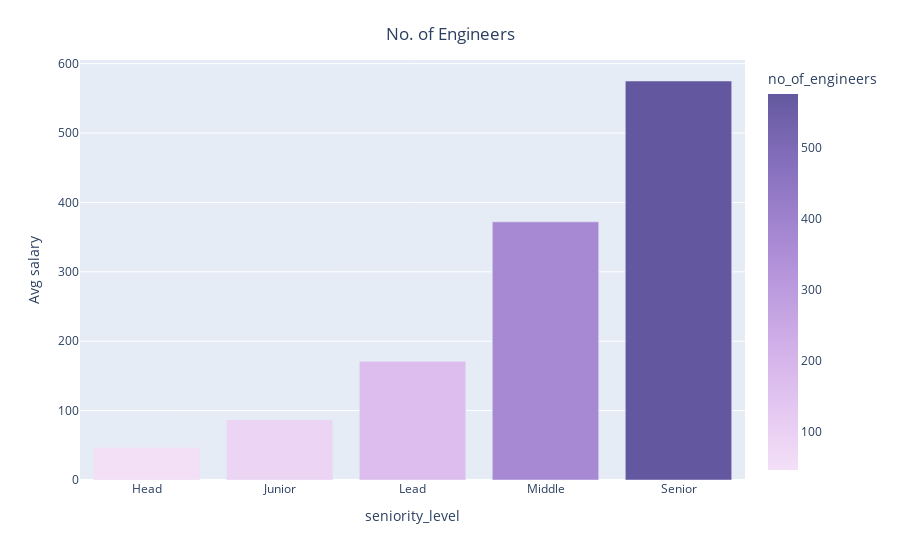

Notebook cell for this chart:
### Code cell
fig = px.bar(df_count_levels, x= 'seniority_level', y= 'no_of_engineers', orientation= 'v', color= 'no_of_engineers', color_continuous_scale= 'purp')
fig.update_layout({'title': {'text': 'No. of Engineers', 'x': 0.5, 'y': 0.95}, 'xaxis': {'title': {'text': 'seniority_level'}}, 'yaxis': {'title': {'text': 'Avg salary'}}})
fig.show()

### Figure 1 — Plotly figure (JSON) as saved in the notebook; plotly's stock layout.template omitted (floating-point values rounded to 4 significant figures)
{"data": [{"alignmentgroup": "True", "hovertemplate": "seniority_level=%{x}<br>no_of_engineers=%{marker.color}<extra></extra>", "legendgroup": "", "marker": {"color": [47, 87, 171, 372, 575], "coloraxis": "coloraxis", "pattern": {"shape": ""}}, "name": "", "offsetgroup": "", "orientation": "v", "showlegend": false, "textposition": "auto", "type": "bar", "x": ["Head", "Junior", "Lead", "Middle", "Senior"], "xaxis": "x", "y": [47, 87, 171, 372, 575], "yaxis": "y"}], "layout": {"barmode": "relative", "coloraxis": {"colorbar": {"title": {"text": "no_of_engineers"}}, "colorscale": [[0, "rgb(243, 224, 247)"], [0.1667, "rgb(228, 199, 241)"], [0.3333, "rgb(209, 175, 232)"], [0.5, "rgb(185, 152, 221)"], [0.6667, "rgb(159, 130, 206)"], [0.8333, "rgb(130, 109, 186)"], [1, "rgb(99, 88, 159)"]]}, "legend": {"tracegroupgap": 0}, "margin": {"t": 60}, "title": {"text": "No. of Engineers", "x": 0.5, "y": 0.95}, "xaxis": {"anchor": "y", "domain": [0, 1], "title": {"text": "seniority_level"}}, "yaxis": {"anchor": "x", "domain": [0, 1], "title": {"text": "Avg salary"}}}}
